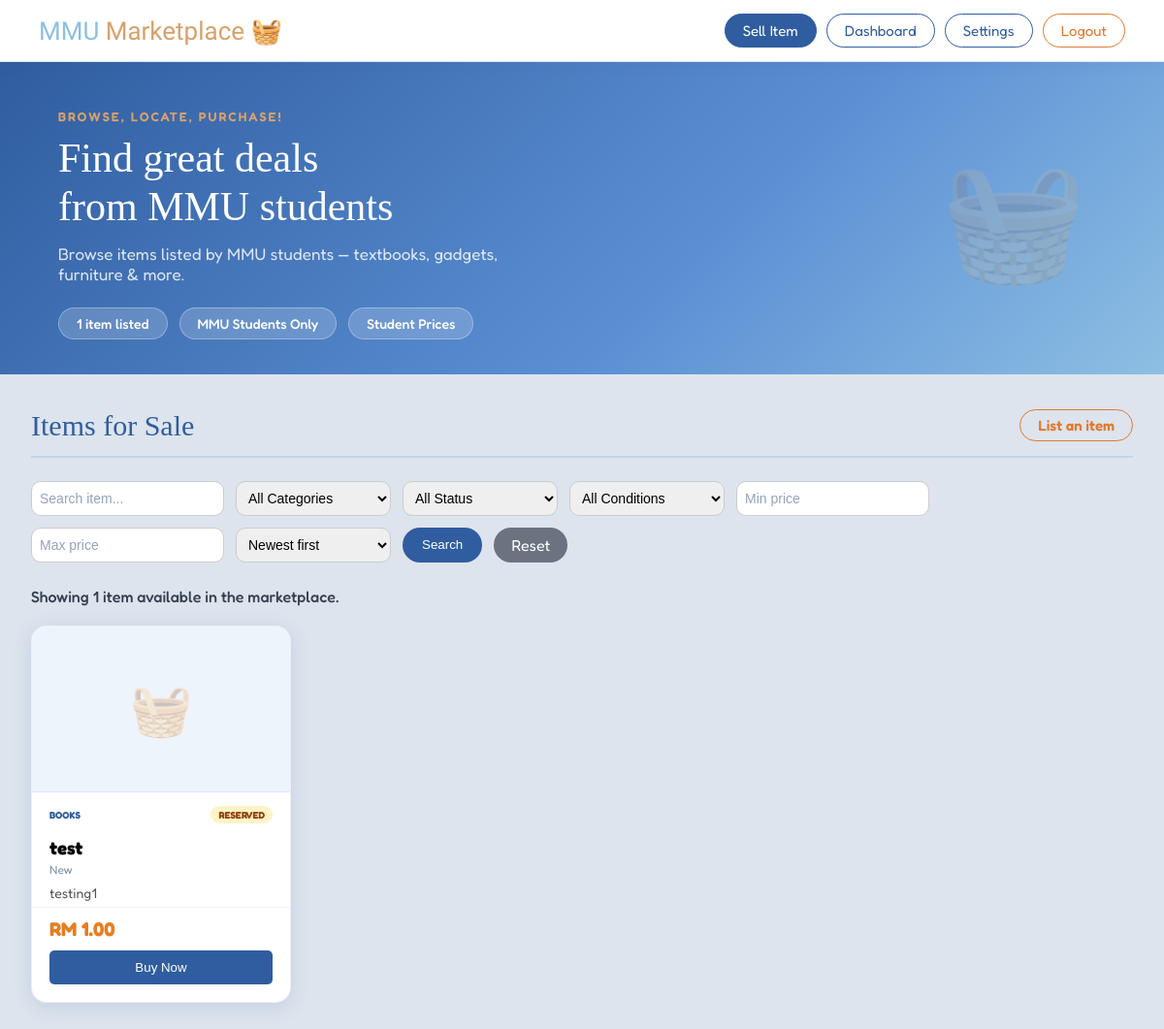
Page /home on the earlier database version.
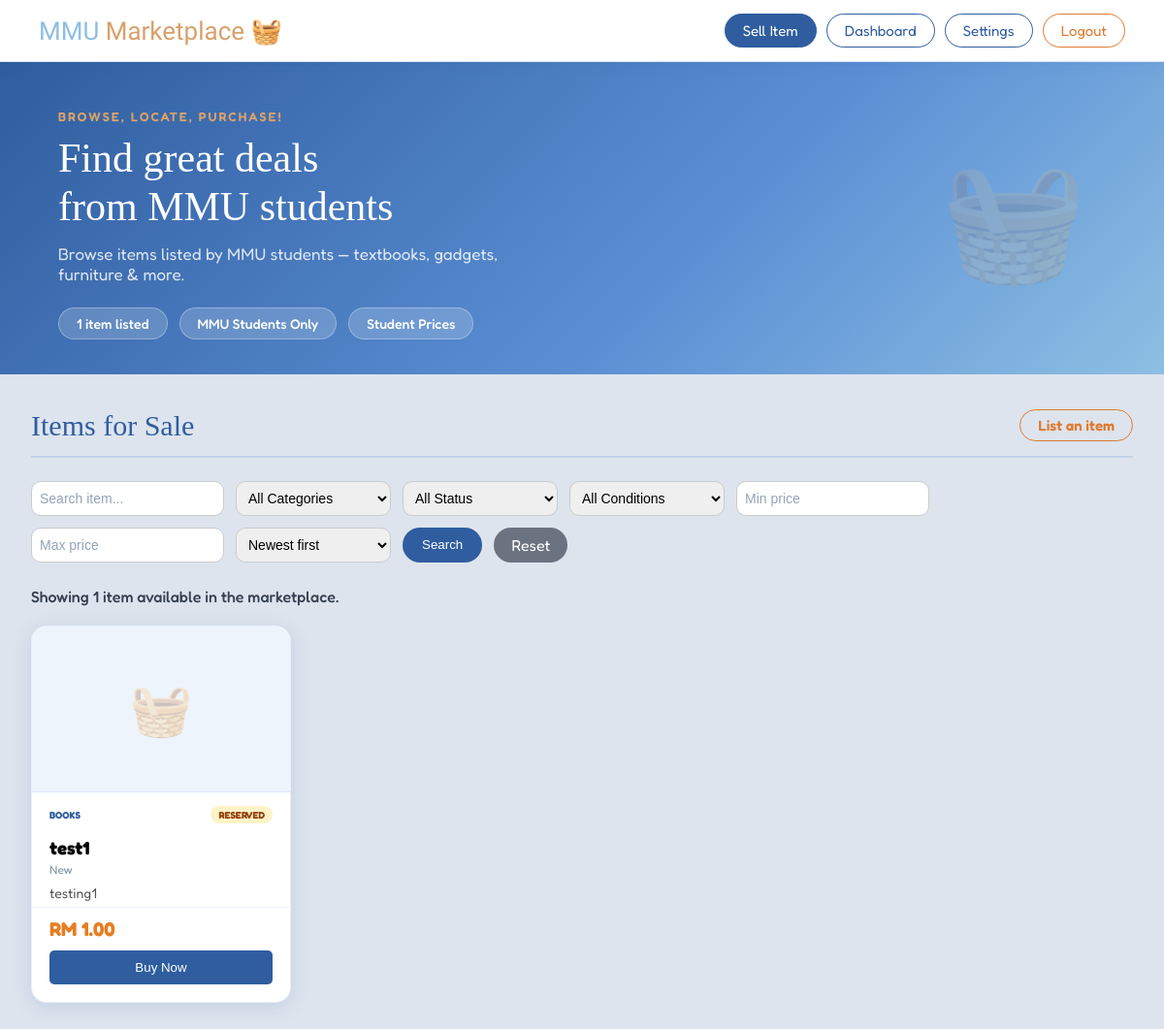
Same page on the later database version.
### tables this page shows
CREATE TABLE item(
                   id INTEGER PRIMARY KEY AUTOINCREMENT,
                   title TEXT NOT NULL,
                   description TEXT NOT NULL,
                   category_id INTEGER NOT NULL,
                   status_id INTEGER NOT NULL,
                   condition_id INTEGER,
                   price REAL NOT NULL, image TEXT,
                   FOREIGN KEY(category_id) REFERENCES category(id),
                   FOREIGN KEY(status_id) REFERENCES status(id),
                   FOREIGN KEY(condition_id) REFERENCES item_condition(id)
                   );

CREATE TABLE category(
                   id INTEGER PRIMARY KEY AUTOINCREMENT,
                   name TEXT NOT NULL UNIQUE
                   
                   );

CREATE TABLE status(
                   id INTEGER PRIMARY KEY AUTOINCREMENT,
                   condition TEXT NOT NULL UNIQUE
                   
                   );

### app.py (the view)
@app.route("/home")
def home_page():
    context = get_marketplace_context("home_page")
    return render_template("home.html", **context)

### templates/home.html (shortened to what this page needs)
{% extends "base.html" %}
{% block content %}
<link rel="stylesheet" href="{{ url_for('static', filename='css/layout.css') }}">
<link rel="stylesheet" href="{{ url_for('static', filename='css/style.css') }}">
<body class="home_body">
    <nav class="home_nav">
        <div class="home_nav_left">
            <h1 class="title_home">MMU <span class="highlight_home">Marketplace 🧺</span></h1>
        </div>
        <div class="home_nav_right">
            <a href="{{ url_for('item_form') }}"><button class="nav_button nav_button_primary">Sell Item</button></a>
            <a href="{{ url_for('profile') }}"><button class="nav_button">Dashboard</button></a>
            <a href="#"><button class="nav_button">Settings</button></a>
            <a href="{{ url_for('logout') }}"><button class="nav_button nav_button_logout">Logout</button></a>
        </div>
    </nav>
    <div class="home_hero">
        <div>
            <p class="home_hero_top">Browse, Locate, Purchase!</p>
            <h2 class="home_hero_heading">Find great deals<br>from MMU students</h2>
            <p class="home_hero_sub">Browse items listed by MMU students — textbooks, gadgets, furniture & more.</p>
        </div>
        <div class="home_hero_stat_row">
            <div class="home_stat_sec"> {{ items|length }} item{% if items|length != 1 %}s{% endif %} listed</div>
            <div class="home_stat_sec"> MMU Students Only</div>
            <div class="home_stat_sec"> Student Prices</div>
        </div>
    </div>
    <div class="home_main">
        <div class="home_section_header">
            <h2 class="home_section_title">Items for Sale</h2>
            <a href="{{ url_for('item_form') }}" class="home_list_link"> List an item</a>
        </div>
        <form class="marketplace-filter" method="GET" action="{{ url_for('home_page') }}">
            <input type="text" name="search" placeholder="Search item..." value="{{ search }}">
            <select name="category">
                <option value="">All Categories</option>
            </select>
            <select name="status">
                <option value="">All Status</option>
            </select>
            <select name="condition">
                <option value="">All Conditions</option>
            </select>
            <input type="number" name="min_price" placeholder="Min price" min="0" step="0.01" value="{{ min_price }}">
            <input type="number" name="max_price" placeholder="Max price" min="0" step="0.01" value="{{ max_price }}">
            <select name="sort">
                {% for sort_key, sort_data in sort_options.items() %}
                <option value="{{ sort_key }}" {% if selected_sort==sort_key %}selected{% endif %}>{{ sort_data.label }}
                </option>
                {% endfor %}
            </select>
            <button type="submit">Search</button>
            <a href="{{ url_for('home_page') }}">Reset</a>
        </form>
        <div class="marketplace-summary">
            <p>
                Showing {{ items|length }} item{% if items|length != 1 %}s{% endif %}
                {% if active_filters %}matching your search and filters{% else %}available in the marketplace{% endif
                %}.
            </p>
        </div>
        {% if items %}
        <div class="marketplace_grid">
            {% for item_id, title, description, price, category, status, condition, image in items %}
            <div class="item_card">
                <div class="card_image_wrap">
                    {% if image %}
                    <img src="{{ url_for('static', filename='uploads/' + image) }}" alt="{{ title }}"
                        class="card_image">
                    {% else %}
                    <div class="card_image_placeholder">🧺</div>
                    {% endif %}
                </div>
                <div class="item_top_row">
                    <span class="category_label">{{ category }}</span>
                    <span class="status_badge status_{{ status | lower }}">{{ status }}</span>
                </div>
                <h3 class="item_title">{{ title }}</h3>
                <p class="condition_label">{{ condition }}</p>
                <p class="description_text">{{ description }}</p>
                <div class="card_bottom">
                    <p class="price">RM {{ "%.2f" | format(price) }}</p>
                    <a href="{{ url_for('item_detail', item_id=item_id) }}" class="buynow_link">
                        <button class="buynow_button">Buy Now</button>
                    </a>
                </div>
            </div>
            {% endfor %}
        </div>
        {% endif %}
    </div>
</body>
{% endblock %}

### templates/base.html (shortened to what this page needs)
<!DOCTYPE html>
<html lang="en">
<head>
    <link rel="stylesheet" href="/css/layout.css">
</head>
<body>
    {% block content %}{% endblock %}
</body>
</html>

### static/css/layout.css (style rules this page uses)
body { margin: 0; }
button { background-color: #2f5d9f; color: white; border: none; border-radius: 20px; padding: 8px 20px; }
html { scroll-behavior: smooth; }
::placeholder { color: #94a3b8; }
input, select { width: 100%; padding: 8px; border-radius: 10px; border: 1px solid #ccc; font-size: 14px; }
.marketplace-filter { display: flex; gap: 12px; flex-wrap: wrap; margin-bottom: 25px; }
.marketplace-filter input, .marketplace-filter select { width: auto; min-width: 160px; }
.marketplace-filter a { color: white; background-color: #6b7280; padding: 8px 18px; border-radius: 20px; text-decoration: none; font-family: "Fredoka", sans-serif; }
.marketplace-summary { margin-bottom: 20px; }
.marketplace-summary p { color: #374151; font-family: "Fredoka", sans-serif; font-weight: 500; margin: 0 0 12px; }

Differences in the rows shown:
changed item "testing1": title "test" → "test1"
